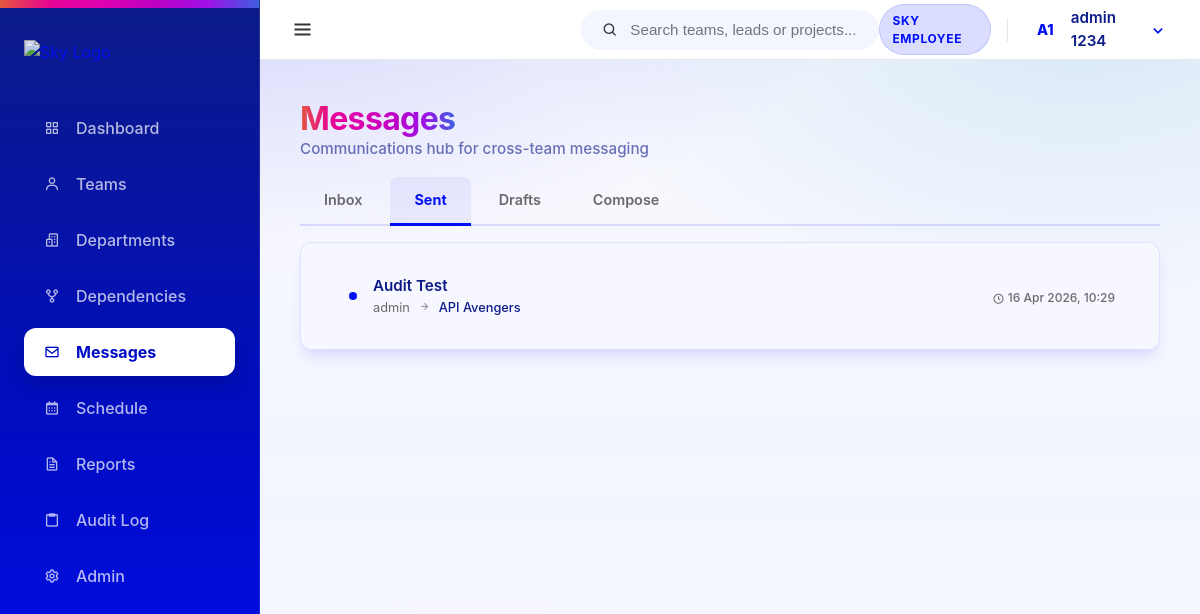
The page /messages/sent/ (signed in) on the database as committed earlier.
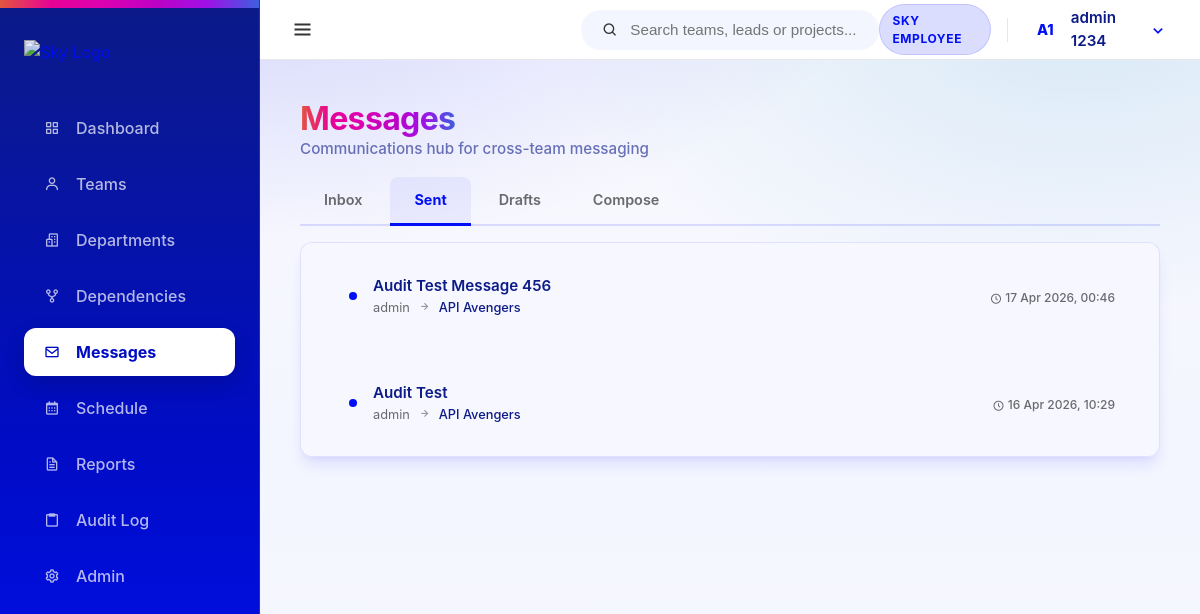
The same page on the database as committed later.
### core/models.py (models this page shows, shortened)
class Message(models.Model):
    message_id = models.AutoField(primary_key=True)
    sender_user = models.ForeignKey(User, on_delete=models.CASCADE, related_name='sent_messages')
    team = models.ForeignKey(Team, on_delete=models.CASCADE, related_name='received_messages')
    message_subject = models.CharField(max_length=255)
    message_body = models.TextField()
    STATUS_CHOICES = [
        ('draft', 'Draft'),
        ('sent', 'Sent'),
    ]
    message_status = models.CharField(max_length=10, choices=STATUS_CHOICES)
    message_sent_at = models.DateTimeField(null=True, blank=True)

class User(AbstractUser):
    class Meta:
        verbose_name = 'User'
        verbose_name_plural = 'Users'

class Team(models.Model):
    team_id = models.AutoField(primary_key=True)
    department = models.ForeignKey(Department, on_delete=models.CASCADE, related_name='teams')
    team_name = models.CharField(max_length=100)
    mission = models.TextField(blank=True) # High-Fi Requirement
    lead_email = models.EmailField(blank=True) # High-Fi Requirement
    team_leader_name = models.CharField(max_length=100, blank=True)
    work_stream = models.CharField(max_length=100)
    project_name = models.CharField(max_length=100)
    project_codebase = models.CharField(max_length=100)
    status = models.CharField(max_length=50, default='Active')
    tech_tags = models.TextField(blank=True, help_text="Comma separated tags")
    created_at = models.DateTimeField(auto_now_add=True)
    updated_at = models.DateTimeField(auto_now=True)

### messages_app/views.py (the view)
# urls.py: path('sent/', views.sent_messages, name='sent_messages'),
@login_required
def sent_messages(request):
    try:
        all_messages = Message.objects.filter(
            sender_user=request.user,
            message_status='sent'
        ).select_related('sender_user', 'team').order_by('-message_sent_at')
        context = {
            'all_messages': all_messages,
            'active_tab': 'sent',
            'tab_title': 'Sent Messages'
        }
        return render(request, 'messages_app/inbox.html', context)
    except Exception as error:
        django_messages.error(request, f'Error loading sent messages: {error}')
        return redirect('messages_app:inbox')

### templates/messages_app/inbox.html (shortened to what the changed rows need)
{% extends 'base.html' %}
{% block content %}
<div class="flex-between mb-2 animate-slide-up">
    <div>
        <h1 class="spectrum-text" style="font-size: 2rem; letter-spacing: -0.02em;">Messages</h1>
    </div>
</div>
{% if active_tab == 'compose' %}
<div class="card animate-slide-up spell-tilt" style="animation-delay: 0.15s; max-width: 700px;">
    <h3 style="color: var(--sky-header-blue); margin-bottom: 1.5rem;">
        <i class='bx bx-edit' style="margin-right: 0.5rem;"></i> New Message
    </h3>
    <form method="post" action="{% url 'messages_app:compose' %}">
        {% csrf_token %}
        <div class="form-group">
            <label for="compose-team">To (Team)</label>
            <select name="team" class="form-control filter-select" id="compose-team" required>
                <option value="">Select team...</option>
                {% for team in teams %}
                <option value="{{ team.team_id }}" {% if prefill_team and prefill_team.team_id == team.team_id or existing_draft and existing_draft.team_id == team.team_id %}selected{% endif %}>{{ team.team_name }}</option>
                {% endfor %}
            </select>
        </div>
        <div class="form-group">
            <label for="compose-subject">Subject</label>
            <input type="text" name="subject" class="form-control" id="compose-subject" placeholder="e.g. Sprint Review Follow-up" value="{{ reply_subject }}" required>
        </div>
        <div class="form-group">
            <label for="compose-body">Message</label>
            <textarea name="body" class="form-control" id="compose-body" rows="6" placeholder="Write your message..." required>{% if existing_draft %}{{ existing_draft.message_body }}{% elif reply_body %}{{ reply_body }}{% endif %}</textarea>
        </div>
        <div class="flex gap-1" style="margin-top: 1.5rem;">
            <button type="submit" name="action" value="sent" class="btn btn-primary"><i class='bx bx-send'></i> Send Message</button>
            <button type="submit" name="action" value="draft" class="btn btn-secondary"><i class='bx bx-save'></i> Save as Draft</button>
            <a href="{% url 'messages_app:inbox' %}" class="btn btn-ghost" style="text-decoration: none; margin-left: auto;">Cancel</a>
        </div>
    </form>
</div>
{% else %}
<div class="card animate-slide-up spell-tilt" style="animation-delay: 0.15s; padding: 0;">
    {% if all_messages %}
    {% for msg in all_messages %}
    <a href="{% url 'messages_app:detail' msg.message_id %}" class="msg-item {% if msg.message_status == 'sent' %}is-unread{% endif %}" style="text-decoration: none; color: inherit; transition: all 0.2s ease;">
        <div class="flex-center gap-2" style="flex: 1; min-width: 0; padding: 1rem 1.5rem; border-bottom: 1px solid var(--sky-border-subtle); border-left: 4px solid transparent;">
            {% if msg.message_status == 'sent' %}<span class="unread-dot"></span>{% endif %}
            <div style="flex: 1; min-width: 0;">
                <div class="flex-center gap-1">
                    <span style="font-weight: 600; font-size: 0.95rem; color: var(--sky-header-blue);">{{ msg.message_subject }}</span>
                </div>
                <div class="flex-center gap-1 mt-025">
                    <span style="font-size: 0.8rem; color: var(--muted-foreground);">
                        {{ msg.sender_user.username }}
                    </span>
                    <i class='bx bx-right-arrow-alt' style="font-size: 0.8rem; opacity: 0.5;"></i>
                    <span style="font-size: 0.8rem; color: var(--sky-header-blue); font-weight: 500;">
                        {{ msg.team.team_name }}
                    </span>
                </div>
            </div>
            <div style="text-align: right; flex-shrink: 0;">
                <span style="font-size: 0.75rem; color: var(--muted-foreground); white-space: nowrap; font-weight: 500;">
                    <i class='bx bx-time-five' style="vertical-align: middle;"></i>
                    {% if msg.message_sent_at %}{{ msg.message_sent_at|date:"d M Y, H:i" }}{% else %}Draft{% endif %}
                </span>
            </div>
        </div>
    </a>
    {% endfor %}
    {% endif %}
</div>
{% endif %}
{% endblock %}

Rows that differ between the two databases and show on the page:
added Message: message_status "sent" (drawn), message_subject "Audit Test Message 456", sender_user.username "admin", team.team_name "API Avengers", message_sent_at "17 Apr 2026, 00:46"
